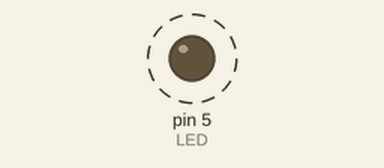
Simulated run of this sketch. Board: Arduino Uno, built with avr-gcc and run on an emulated ATmega328P. On the bench: output pins drawn as LEDs (lit = HIGH). Dashed ring = blinking.

Above: at 0.5 s.
Timing chart, 0 to 4.6 s (numbered marks = the images above):
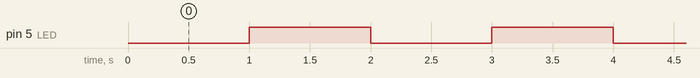

The sketch:

11_timer1_led.ino
```cpp
#include <TimerOne.h>

const int LED = 5;
int ledFlag = 0;

void timerIsr(void)
{
  if(ledFlag == 0){
    digitalWrite(LED, HIGH);
    ledFlag = 1;
  }
  else if(ledFlag == 1){
    digitalWrite(LED, LOW);
    ledFlag = 0;
  }
}

void setup() {
  // put your setup code here, to run once:
  pinMode(LED, OUTPUT);

  Timer1.initialize(1000000);
  //Timer1.pwm(LED, 0); // Timer1을 이용하여 PWM 기능을 사용하는 경우 설정
  Timer1.attachInterrupt(timerIsr); // Timer1 인터럽트 기능을 사용하는 경우 설정
}

void loop() {
  // put your main code here, to run repeatedly:
  // for(int i=0; i<1024; i++)
  // {
  //   Timer1.setPwmDuty(LED, i);
  //   delay(1);
  // }
}
```

Measured:
- by itself, pin 5 (LED): alternates HIGH for 1.0 s and LOW for 1.0 s
